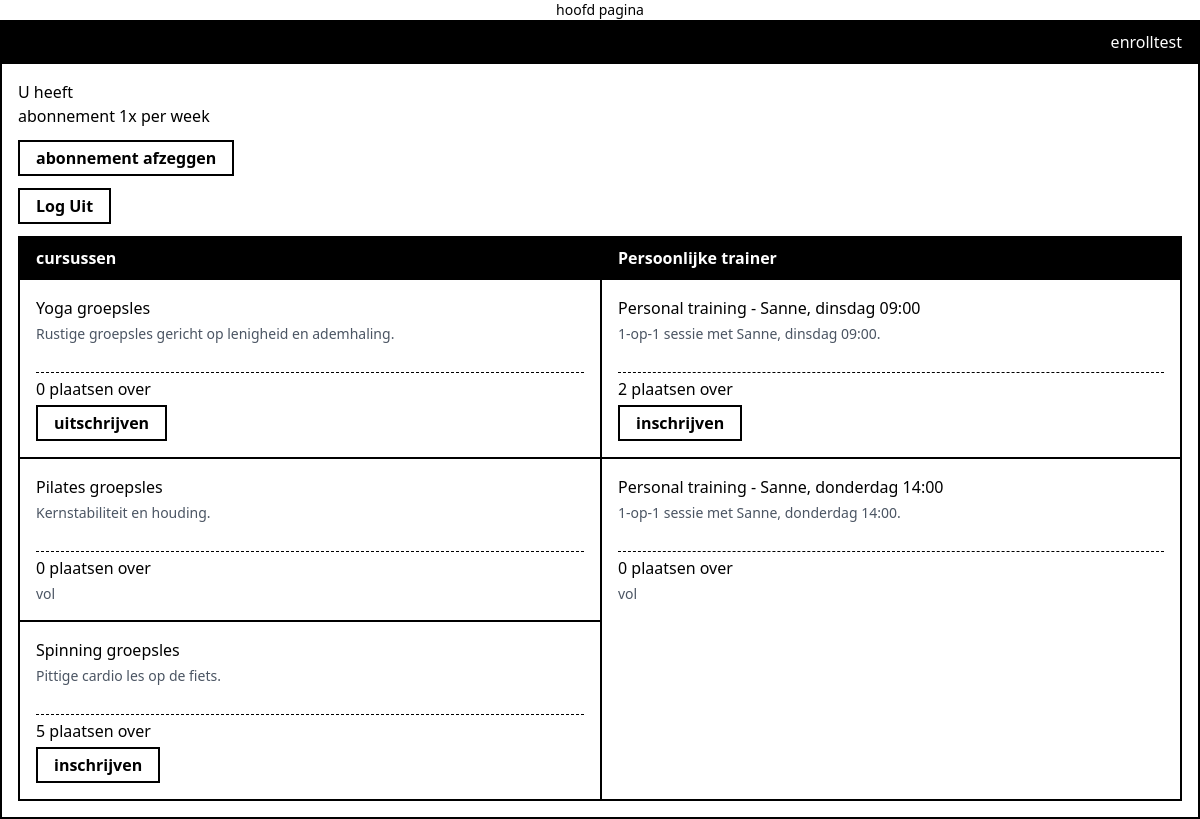
The page / (signed in) on the database its author committed.
### customer/models.py (models this page shows)
class Customer(models.Model):
    user = models.OneToOneField(settings.AUTH_USER_MODEL, on_delete=models.CASCADE)
    subscription = models.OneToOneField(Subscription, on_delete=models.CASCADE)

### subscriptions/models.py (models this page shows)
class Subscription(models.Model):
    type = models.ForeignKey(SubscriptionType, on_delete=models.CASCADE, related_name='type', null=True)
    cources_allowed = models.BooleanField(default=False)
    saldo = models.IntegerField(default=0)

class SubscriptionType(models.Model):
    name = models.CharField()
    price = models.FloatField()
    access = models.IntegerField()

### courses/models.py (models this page shows)
class Course(models.Model):
    name = models.CharField()
    type = models.OneToOneField(CourseType, on_delete=models.CASCADE, related_name='type')
    customers = models.ManyToManyField(Customer, blank=True)
    availability = models.IntegerField(default=10)

class CourseType(models.Model):
    name = models.CharField()
    description = models.TextField()

### template/views.py (the view)
# urls.py: 2. Add a URL to urlpatterns:  path('', views.home, name='home')
@login_required
def home(request):
    customer = getattr(request.user, "customer", None)
    courses = Course.objects.select_related("type").all()
    trainer_courses = courses.filter(type__name__iexact="Persoonlijke trainer")
    regular_courses = courses.exclude(pk__in=trainer_courses.values("pk"))
    enrolled_ids = set(customer.course_set.values_list("id", flat=True)) if customer else set()
    context = {
        "customer": customer,
        "regular_courses": regular_courses,
        "trainer_courses": trainer_courses,
        "enrolled_ids": enrolled_ids,
    }
    return render(request, "template.html", context)

### template/templates/template.html (shortened to what this page needs)
{% extends "base.html" %}
{% block content %}
<div class="min-h-screen bg-white">
    <p class="text-center text-sm">hoofd pagina</p>
    <header class="flex items-center justify-end border-2 border-black bg-black px-4 py-2 text-white">
        <span class="font-medium">{{ user.username }}</span>
    </header>
    <div class="border-2 border-t-0 border-black p-4 space-y-3">
        {% if customer %}
        <p>U heeft<br>abonnement {{ customer.subscription.type.name|default:"geen abonnement gekozen" }}</p>
        {% else %}
        <p>U heeft<br>geen abonnement</p>
        {% endif %}
        <div>
            {% if customer %}
            <button type="button" class="block border-2 border-black px-4 py-1 font-semibold">abonnement afzeggen</button>
            {% else %}
            <a href="{% url 'subscription_request' %}" class="inline-block border-2 border-black px-4 py-1 font-semibold">abonnement aanvragen</a>
            {% endif %}
        </div>
        <form method="post" action="{% url 'logout' %}">
            <button type="submit" class="border-2 border-black px-4 py-1 font-semibold">Log Uit</button>
        </form>
        <div class="border-2 border-black">
            <div class="grid grid-cols-2 divide-x-2 divide-black border-b-2 border-black bg-black text-white font-semibold">
                <div class="px-4 py-2">cursussen</div>
                <div class="px-4 py-2">Persoonlijke trainer</div>
            </div>
            <div class="grid grid-cols-2 divide-x-2 divide-black">
                <div class="divide-y-2 divide-black">
                    {% for course in regular_courses %}
                    <div class="space-y-1 p-4">
                        <p>{{ course.name }}</p>
                        <p class="text-sm text-gray-600">{{ course.type.description }}</p>
                        <p class="border-b border-dashed border-black">&nbsp;</p>
                        <p>{{ course.availability }} plaatsen over</p>
                        {% if course.id in enrolled_ids %}
                        <form method="post" action="{% url 'course_withdraw' course.id %}">
                            <button type="submit" class="block border-2 border-black px-4 py-1 font-semibold">uitschrijven</button>
                        </form>
                        {% elif not customer %}
                        <p class="text-sm text-gray-600">abonnement vereist</p>
                        {% elif not customer.subscription.cources_allowed %}
                        <p class="text-sm text-gray-600">addendum vereist</p>
                        {% elif course.availability <= 0 %}
                        <p class="text-sm text-gray-600">vol</p>
                        {% else %}
                        <form method="post" action="{% url 'course_enroll' course.id %}">
                            <button type="submit" class="block border-2 border-black px-4 py-1 font-semibold">inschrijven</button>
                        </form>
                        {% endif %}
                    </div>
                    {% empty %}
                    <p class="p-4 text-sm text-gray-500">Geen cursussen beschikbaar.</p>
                    {% endfor %}
                </div>
                <div class="divide-y-2 divide-black">
                    {% for course in trainer_courses %}
                    <div class="space-y-1 p-4">
                        <p>{{ course.name }}</p>
                        <p class="text-sm text-gray-600">{{ course.type.description }}</p>
                        <p class="border-b border-dashed border-black">&nbsp;</p>
                        <p>{{ course.availability }} plaatsen over</p>
                        {% if course.id in enrolled_ids %}
                        <form method="post" action="{% url 'course_withdraw' course.id %}">
                            {% csrf_token %}
                            <button type="submit" class="block border-2 border-black px-4 py-1 font-semibold">uitschrijven</button>
                        </form>
                        {% elif not customer %}
                        <p class="text-sm text-gray-600">abonnement vereist</p>
                        {% elif not customer.subscription.cources_allowed %}
                        <p class="text-sm text-gray-600">addendum vereist</p>
                        {% elif course.availability <= 0 %}
                        <p class="text-sm text-gray-600">vol</p>
                        {% else %}
                        <form method="post" action="{% url 'course_enroll' course.id %}">
                            <button type="submit" class="block border-2 border-black px-4 py-1 font-semibold">inschrijven</button>
                        </form>
                        {% endif %}
                    </div>
                    {% empty %}
                    <p class="p-4 text-sm text-gray-500">Geen persoonlijke trainers beschikbaar.</p>
                    {% endfor %}
                </div>
            </div>
        </div>
    </div>
</div>
{% endblock content %}

### rows shown on the page
Customer: subscription.type.name "1x per week"
Course: name "Yoga groepsles", type.description "Rustige groepsles gericht op lenigheid en ademhaling.", availability "0", shows "uitschrijven"
Course: name "Pilates groepsles", type.description "Kernstabiliteit en houding.", availability "0", shows "vol"
Course: name "Spinning groepsles", type.description "Pittige cardio les op de fiets.", availability "5", shows "inschrijven"
Course: name "Personal training - Sanne, dinsdag 09:00", type.description "1-op-1 sessie met Sanne, dinsdag 09:00.", availability "2", shows "inschrijven"
Course: name "Personal training - Sanne, donderdag 14:00", type.description "1-op-1 sessie met Sanne, donderdag 14:00.", availability "0", shows "vol"

### other values the page prints
{{ user.username }} "enrolltest"
